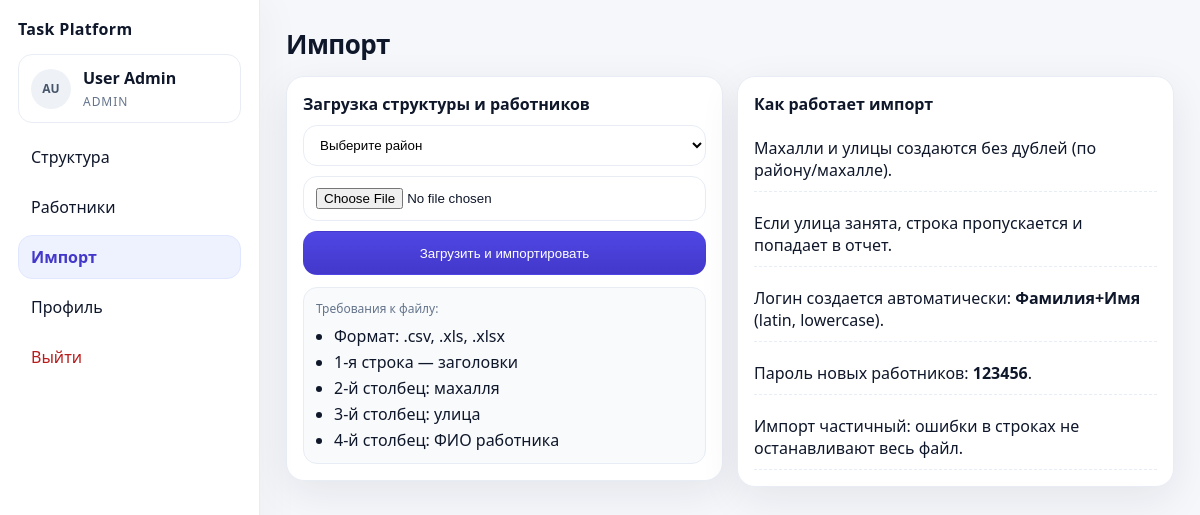
Page /admin/import (signed in) on the committed database.
### app/models.py (models this page shows)
class User(db.Model, UserMixin):
    __tablename__ = "users"
    id = db.Column(db.Integer, primary_key=True)
    role = db.Column(db.String(20), nullable=False)  # admin | manager | worker
    login = db.Column(db.String(80), unique=True, nullable=False)
    password_hash = db.Column(db.String(255), nullable=False)
    first_name = db.Column(db.String(120), nullable=False)
    last_name = db.Column(db.String(120), nullable=False)
    middle_name = db.Column(db.String(120), default="")
    photo_path = db.Column(db.String(255), default="")
    note = db.Column(db.String(255), default="")  # пожелание / заметка
    is_active = db.Column(db.Boolean, default=True)
    created_at = db.Column(db.DateTime, default=datetime.utcnow)
    @property
    def full_name(self):
        mid = f" {self.middle_name}" if self.middle_name else ""
        return f"{self.last_name} {self.first_name}{mid}"

### app/admin.py (the view)
@bp.get("/import")
@login_required
def import_page():
    require_role(current_user, "admin")
    districts = District.query.order_by(District.name.asc()).all()
    return render_template(
        "admin_import.html",
        districts=districts,
        **_build_import_page_context(report=None, selected_district_id=None, problem_export_token=None),
    )

### app/admin.py (called while the page is built)
def _build_import_page_context(report=None, selected_district_id=None, problem_export_token=None):
    rows = report.get("rows", []) if report else []
    problems = [row for row in rows if row.get("status") != "CREATED"]
    success_count = len(rows) - len(problems)
    return {
        "selected_district_id": selected_district_id,
        "report": report,
        "allowed_extensions": ", ".join(sorted(ALLOWED_IMPORT_EXTENSIONS)),
        "problem_counts": {
            "all": len(rows),
            "problems": len(problems),
            "success": success_count,
        },
        "problem_export_token": problem_export_token,
        "has_problems": len(problems) > 0,
    }

### app/utils.py (called while the page is built)
def require_role(user: User, *roles):
    if user.role not in roles:
        abort(403)

### app/templates/admin_import.html (shortened to what this page needs)
{% extends "base.html" %}
{% block content %}
<div class="pagehead">
  <h1>Импорт</h1>
</div>
<div class="grid-2 admin-import-grid">
  <div class="card">
    <h2>Загрузка структуры и работников</h2>
    <form method="post" action="{{ url_for('admin.import_upload') }}" enctype="multipart/form-data" class="stack">
      <select name="district_id" required>
        <option value="">Выберите район</option>
      </select>
      <input type="file" name="file" accept=".xlsx,.xls,.csv" required>
      <button class="btn primary" type="submit">Загрузить и импортировать</button>
    </form>
    <div class="import-rules">
      <div class="muted small">Требования к файлу:</div>
      <ul>
        <li>Формат: {{ allowed_extensions }}</li>
        <li>1-я строка — заголовки</li>
        <li>2-й столбец: махалля</li>
        <li>3-й столбец: улица</li>
        <li>4-й столбец: ФИО работника</li>
      </ul>
    </div>
  </div>
  <div class="card">
    <h2>Как работает импорт</h2>
    <div class="list compact import-notes">
      <div class="itemline">Махалли и улицы создаются без дублей (по району/махалле).</div>
      <div class="itemline">Если улица занята, строка пропускается и попадает в отчет.</div>
      <div class="itemline">Логин создается автоматически: <strong>Фамилия+Имя</strong> (latin, lowercase).</div>
      <div class="itemline">Пароль новых работников: <strong>123456</strong>.</div>
      <div class="itemline">Импорт частичный: ошибки в строках не останавливают весь файл.</div>
    </div>
  </div>
</div>
{% endblock %}

### app/templates/base.html (shortened to what this page needs)
<!doctype html>
<html lang="ru">
<head>
  <link rel="stylesheet" href="{{ url_for('static', filename='css/styles.css') }}">
</head>
<body>
  {% set _hide = hide_sidebar or (not current_user.is_authenticated) %}
  <div class="layout {% if _hide %}layout-auth{% endif %}">
    {% if not _hide %}
      <aside class="sidebar">
        <div class="brand">Task Platform</div>
        <div class="userbox">
          <div class="avatar">
            {% if current_user.photo_path %}
              <img src="{{ url_for('auth.avatar_get', user_id=current_user.id) }}" alt="avatar">
            {% else %}
              <div class="avatar-fallback">
                {{ (current_user.first_name[:1] ~ current_user.last_name[:1]).upper() }}
              </div>
            {% endif %}
          </div>
          <div>
            <div class="user-name">{{ current_user.full_name }}</div>
            <div class="user-role">{{ current_user.role }}</div>
          </div>
        </div>
        <nav class="nav">
          {% if current_user.role == "admin" %}
            <a class="navlink {{ 'active' if request.path.startswith('/admin/structure') else '' }}"
   href="{{ url_for('admin.structure') }}">Структура</a>
            <a class="navlink {{ 'active' if request.path.startswith('/admin/workers') else '' }}"
   href="{{ url_for('admin.workers') }}">Работники</a>
            <a class="navlink {{ 'active' if request.path.startswith('/admin/import') else '' }}"
   href="{{ url_for('admin.import_page') }}">Импорт</a>
          {% elif current_user.role == "manager" %}
            <a class="navlink {{ 'active' if request.path.startswith('/manager/tasks') else '' }}"
   href="{{ url_for('manager.tasks') }}">Задачи</a>
            <a class="navlink {{ 'active' if request.path.startswith('/manager/chats') else '' }}"
   href="{{ url_for('manager.chats') }}">Чаты</a>
          {% else %}
            <a class="navlink {{ 'active' if request.path.startswith('/worker/inbox') else '' }}"
   href="{{ url_for('worker.inbox') }}">Входящие</a>
            <a class="navlink {{ 'active' if request.path.startswith('/worker/chat') else '' }}"
   href="{{ url_for('worker.chat') }}">Чат</a>
          {% endif %}
          <a class="navlink {{ 'active' if request.path.startswith('/profile') else '' }}"
 href="{{ url_for('auth.profile') }}">Профиль</a>
          <a class="navlink danger" href="{{ url_for('auth.logout') }}">Выйти</a>
        </nav>
      </aside>
    {% endif %}
    <main class="content {% if _hide %}content-auth{% endif %}">
      {% block content %}{% endblock %}
    </main>
  </div>
</body>
</html>

### app/static/css/styles.css (style rules this page uses)
:root { --bg:#f6f7fb; --card:#ffffff; --text:#0f172a; --muted:#64748b; --line:#e8edf5; --primary:#111827; --accent:#4f46e5; --accent2:#4338ca; --danger:#b91c1c; --ok:#15803d; --ring: rgba(79,70,229,.18); --shadow: 0 12px 40px rgba(15,23,42,.08); --radius:18px; }
* { box-sizing:border-box }
body { margin:0; font-family: ui-sans-serif, system-ui, -apple-system, Segoe UI, Roboto; background:var(--bg); color:var(--text); }
a { color:inherit;text-decoration:none }
.btn,.card,input,select,textarea,.navlink,.chatrow,.item,.msg-body,.filecard { transition: all .15s ease; }
.layout { display:flex; min-height:100vh }
.sidebar { width:260px; background:var(--card); border-right:1px solid var(--line); padding:18px; position:sticky; top:0; height:100vh; box-shadow: 10px 0 35px rgba(15,23,42,.03); }
.brand { font-weight:900; font-size:16px; letter-spacing:.02em; margin-bottom:14px; }
.userbox { padding:12px; border:1px solid var(--line); border-radius:14px; margin-bottom:12px; background:#fff; display:flex; gap:12px; align-items:center; }
.user-name { font-weight:800 }
.user-role { font-size:12px; color:var(--muted); margin-top:4px; text-transform:uppercase; letter-spacing:.08em; }
.nav { display:flex; flex-direction:column; gap:6px }
.navlink { padding:10px 12px; border-radius:14px; border:1px solid transparent; background:transparent; }
.navlink.active { background:#eef2ff; border-color:#e0e7ff; color:var(--accent2); font-weight:800; }
.navlink.danger { color:var(--danger); }
.content { flex:1; padding:26px; max-width:1180px }
.pagehead { margin-bottom:14px }
.pagehead h1 { margin:0; font-size:26px; font-weight:900; letter-spacing:-.02em; }
.avatar { width:40px; height:40px; border-radius:50%; overflow:hidden; background:#eef2f7; display:flex; align-items:center; justify-content:center; font-weight:800; color:#475569; flex-shrink:0; }
.avatar-fallback { width:100%; height:100%; display:flex; align-items:center; justify-content:center; font-size:12px; }
.grid-2 { display:grid; grid-template-columns:1fr 1fr; gap:14px }
.card { background:var(--card); border:1px solid var(--line); border-radius:var(--radius); box-shadow:var(--shadow); padding:16px; }
.card h2 { margin:0 0 10px 0; font-size:16px; font-weight:900; }
.list { display:flex; flex-direction:column; gap:10px; margin-top:10px }
.muted { color:var(--muted) }
.small { font-size:12px }
.list.compact { margin-top: 12px; }
.itemline { padding:10px 0; border-bottom:1px solid var(--line); }
input,select,textarea { width:100%; padding:11px 12px; border-radius:14px; border:1px solid var(--line); outline:none; background:#fff; }
select { cursor:pointer }
.stack { display:flex; flex-direction:column; gap:10px }
.btn { border:1px solid var(--line); background:#fff; padding:0 14px; height:44px; border-radius:14px; cursor:pointer; }
.btn.primary { background: linear-gradient(180deg, var(--accent) 0%, var(--accent2) 100%); color:#fff; border-color: transparent; }
.admin-import-grid { align-items:start; }
.import-rules { margin-top:12px; padding:12px; border:1px solid var(--line); border-radius:14px; background:#f8fafc; }
.import-rules ul { margin:8px 0 0 18px; padding:0; display:flex; flex-direction:column; gap:4px; }
.import-notes .itemline { border-bottom:1px dashed var(--line); }

### rows in the picture
User: first_name+last_name "AU", full_name "User Admin", role "ADMIN"

### other values in the picture
{{ allowed_extensions }} ".csv, .xls, .xlsx"
